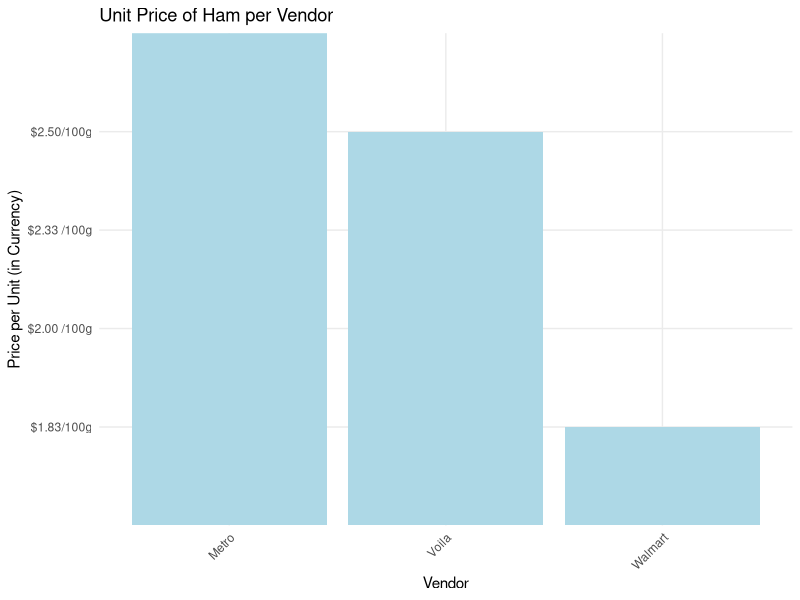
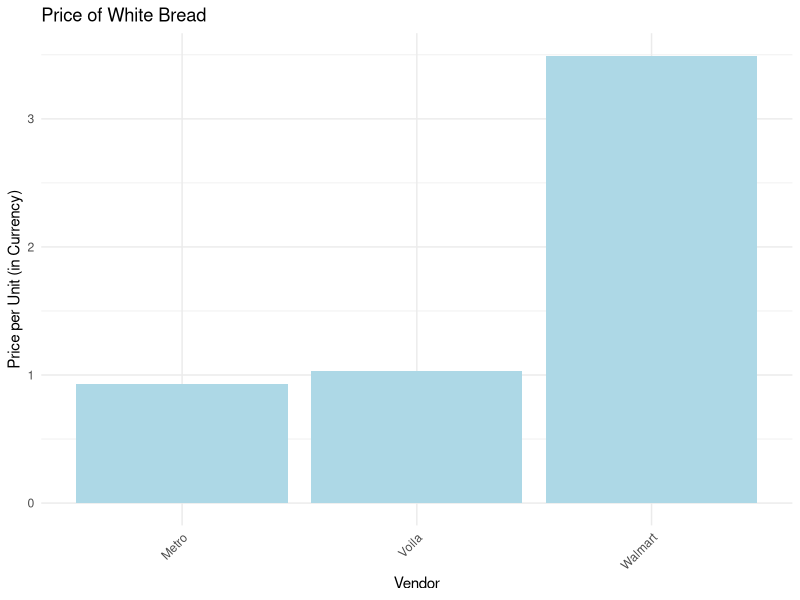

The R script that drew these images, in order:
## ---- chunk 1
#| include: false
#| warning: false
#| message: false
library(tidyverse)
library(ggplot2)

bread_data <-
  read_csv(
    file = "data/clean_data/white_bread_data.csv",
    show_col_types = FALSE
  )

ham_data <-
  read_csv(
    file = "data/clean_data/ham_data.csv",
    show_col_types = FALSE
  )
## ---- chunk 2
#| label: fig-ham
#| fig-cap: A Bar chart compares the price per unit of turkey ham across Metro, Voila, and Walmart
#| echo: false
#| warning: false
#| message: false

ggplot(ham_data, aes(x = vendor, y = price_per_unit)) +
  geom_bar(stat = "summary", fun = "mean", fill = "lightblue") +
  labs(title = "Unit Price of Ham per Vendor",
       x = "Vendor",
       y = "Price per Unit (in Currency)") +
  theme_minimal() +
  theme(axis.text.x = element_text(angle = 45, hjust = 1))
## ---- chunk 3
#| label: fig-bread
#| fig-cap: "A Bar chart illustrating the price per unit of white bread across three grocery vendors: Metro, Voila, and Walmart"
#| echo: false
#| warning: false
#| message: false

ggplot(bread_data, aes(x = vendor, y = price_per_unit)) +
  geom_bar(stat = "summary", fun = "mean", fill = "lightblue") +
  labs(title = "Price of White Bread",
       x = "Vendor",
       y = "Price per Unit (in Currency)") +
  theme_minimal() +
  theme(axis.text.x = element_text(angle = 45, hjust = 1))

